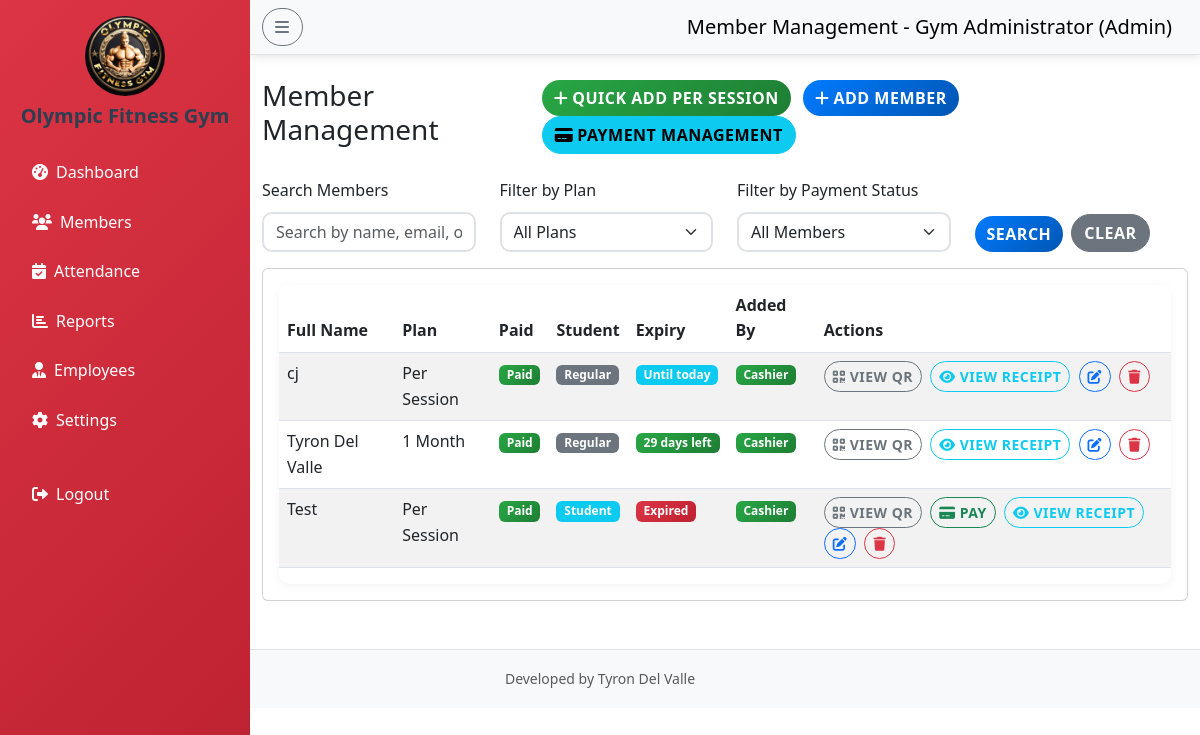
/admin/members.php (signed in), run on the app's committed database.
### tables this page shows
CREATE TABLE `gym_settings` (
  `id` int(11) NOT NULL,
  `gym_name` varchar(255) NOT NULL DEFAULT 'Gym Management System',
  `logo_path` varchar(255) NOT NULL DEFAULT 'gym logo.jpg',
  `background_path` varchar(255) NOT NULL DEFAULT 'gym background.jpg',
  `updated_at` timestamp NOT NULL DEFAULT current_timestamp() ON UPDATE current_timestamp(),
  `sidebar_theme` varchar(50) NOT NULL DEFAULT 'primary'
);

CREATE TABLE `members` (
  `id` int(11) NOT NULL,
  `member_code` varchar(50) DEFAULT NULL,
  `fullname` varchar(100) NOT NULL,
  `email` varchar(100) DEFAULT NULL,
  `phone` varchar(20) DEFAULT NULL,
  `address` text DEFAULT NULL,
  `plan` varchar(50) DEFAULT NULL,
  `start_date` date DEFAULT NULL,
  `end_date` date DEFAULT NULL,
  `status` enum('ACTIVE','EXPIRED','SUSPENDED') DEFAULT 'ACTIVE',
  `is_student` tinyint(1) DEFAULT 0,
  `student_id` varchar(50) DEFAULT NULL,
  `created_at` timestamp NOT NULL DEFAULT current_timestamp(),
  `created_by` int(11) DEFAULT NULL,
  `qr_code` varchar(255) DEFAULT NULL,
  `qr_token` varchar(64) DEFAULT NULL
);

### admin/members.php (the view, shortened to what the rows shown need)
    <?php
include "../config/db.php";
$settings = $conn->query("SELECT * FROM gym_settings WHERE id = 1")->fetch_assoc();
$query = "SELECT m.*,
          CASE WHEN EXISTS (SELECT 1 FROM payments p WHERE p.member_id = m.id) THEN 1 ELSE 0 END as has_payment,
          (SELECT id FROM payments p WHERE p.member_id = m.id ORDER BY p.payment_date DESC LIMIT 1) as latest_payment_id,
          u.role as created_by_role
          FROM members m
          LEFT JOIN users u ON m.created_by = u.id";
$query .= " ORDER BY m.created_at DESC";
$members = $conn->query($query);
?>
<!DOCTYPE html>
<html lang="en">
<head>
    <link href="https://cdn.jsdelivr.net/npm/bootstrap@5.3.0/dist/css/bootstrap.min.css" rel="stylesheet">
    <link href="https://cdnjs.cloudflare.com/ajax/libs/font-awesome/6.0.0/css/all.min.css" rel="stylesheet">
    <link href="../assets/style.css" rel="stylesheet">
</head>
<body>
    <div class="d-flex">
        <nav id="sidebar" class="bg-<?php echo htmlspecialchars($settings['sidebar_theme']); ?> <?php echo ($settings['sidebar_theme'] == 'light') ? 'text-dark' : 'text-white'; ?> vh-100" style="width: 250px;">
            <div class="p-3">
                <div class="text-center mb-4">
                    <img src="../<?php echo htmlspecialchars($settings['logo_path']); ?>" alt="Gym Logo" class="rounded-circle mb-2" style="width: 80px; height: 80px;">
                    <h5 class="fw-bold"><?php echo htmlspecialchars($settings['gym_name']); ?></h5>
                </div>
            </div>
        </nav>
        <div class="flex-grow-1">
            <div class="container-fluid mt-4">
                <div class="row">
                    <div class="col-12">
                        <div class="d-flex justify-content-between align-items-center mb-4">
                            <h1 class="h3">Member Management</h1>
                        </div>
                        <div class="card">
                            <div class="card-body">
                                <div class="table-responsive">
                                    <table class="table table-striped">
                                        <thead>
                                            <tr>
                                                <th>Full Name</th>
                                                <th>Plan</th>
                                                <th>Paid</th>
                                                <th>Student</th>
                                                <th>Expiry</th>
                                                <th>Added By</th>
                                                <th>Actions</th>
                                            </tr>
                                        </thead>
                                        <tbody>
                                            <?php while ($member = $members->fetch_assoc()): ?>
                                            <tr>
                                                <td><?php echo htmlspecialchars($member['fullname']); ?></td>
                                                <td><?php echo htmlspecialchars($member['plan']); ?></td>
                                                <td><?php echo $member['has_payment'] ? '<span class="badge bg-success">Paid</span>' : '<span class="badge bg-warning">Not Paid</span>'; ?></td>
                                                <td><?php echo $member['is_student'] ? '<span class="badge bg-info">Student</span>' : '<span class="badge bg-secondary">Regular</span>'; ?></td>
                                                <td>
                                                    <?php
                                                    $start_date = strtotime($member['start_date']);
                                                    $end_date = strtotime($member['end_date']);
                                                    $today = strtotime(date('Y-m-d'));
                                                    $current_hour = (int)date('H');
                                                    $closing_hour = 21;
                                                    $is_expired = ($today > $end_date) || ($member['plan'] != 'Per Session' && $today == $end_date && $current_hour >= $closing_hour);
                                                    $start_str = date('Y-m-d', $start_date);
                                                    $end_str = date('Y-m-d', $end_date);
                                                    $today_str = date('Y-m-d', $today);
                                                    if (strtolower($member['plan']) == 'per session') {
                                                        if ($today_str < $start_str) {
                                                            $days_to_start = ceil(($start_date - $today) / (60 * 60 * 24));
                                                            echo '<span class="badge bg-info">Starts in ' . $days_to_start . ' days</span>';
                                                        } elseif ($today_str > $end_str) {
                                                            echo '<span class="badge bg-danger">Expired</span>';
                                                        } else {
                                                            echo '<span class="badge bg-info">Until today</span>';
                                                        }
                                                    } else {
                                                        if ($today < $start_date) {
                                                            $days_to_start = ceil(($start_date - $today) / (60 * 60 * 24));
                                                            echo '<span class="badge bg-info">Starts in ' . $days_to_start . ' days</span>';
                                                        } elseif ($is_expired) {
                                                            echo '<span class="badge bg-danger">Expired</span>';
                                                        } elseif ($end_date == $today) {
                                                            echo 'Until today';
                                                        } else {
                                                            $days_diff = ($end_date - $today) / (60 * 60 * 24);
                                                            if ($days_diff <= 7) {
                                                                echo '<span class="badge bg-warning">' . ceil($days_diff) . ' days left</span>';
                                                            } else {
                                                                echo '<span class="badge bg-success">' . ceil($days_diff) . ' days left</span>';
                                                            }
                                                        }
                                                    }
                                                    ?>
                                                </td>
                                                <td>
                                                    <?php
                                                    $role = $member['created_by_role'] ?? 'Unknown';
                                                    if ($role == 'admin') {
                                                        echo '<span class="badge bg-danger">Admin</span>';
                                                    } elseif ($role == 'cashier') {
                                                        echo '<span class="badge bg-success">Cashier</span>';
                                                    } else {
                                                        echo '<span class="badge bg-secondary">Unknown</span>';
                                                    }
                                                    ?>
                                                </td>
                                                <td>
                                                    <button type="button" class="btn btn-sm btn-outline-secondary me-1" onclick="viewQR('<?php echo htmlspecialchars($member['fullname']); ?>', '<?php echo htmlspecialchars($member['qr_code']); ?>')">
                                                        <i class="fas fa-qrcode"></i> View QR
                                                    </button>
                                                    <?php if (!$member['has_payment'] || $is_expired): ?>
                                                    <a href="payments.php?member_id=<?php echo $member['id']; ?>" class="btn btn-sm btn-outline-success me-1">
                                                        <i class="fas fa-credit-card"></i> Pay
                                                    </a>
                                                    <?php endif; ?>
                                                    <?php if ($member['has_payment']): ?>
                                                    <a href="print_receipt.php?id=<?php echo $member['latest_payment_id']; ?>&from=members" class="btn btn-sm btn-outline-info me-1" target="_blank">
                                                        <i class="fas fa-eye"></i> View Receipt
                                                    </a>
                                                    <?php endif; ?>
                                                    <a href="?edit=<?php echo $member['id']; ?>" class="btn btn-sm btn-outline-primary me-1">
                                                        <i class="fas fa-edit"></i>
                                                    </a>
                                                    <a href="?delete=<?php echo $member['id']; ?>" class="btn btn-sm btn-outline-danger" onclick="return confirm('Are you sure?')">
                                                        <i class="fas fa-trash"></i>
                                                    </a>
                                                </td>
                                            </tr>
                                            <?php endwhile; ?>
                                        </tbody>
                                    </table>
                                </div>
                            </div>
                        </div>
                    </div>
                </div>
            </div>
        </div>
    </div>
</body>
</html>

### data on the page
gym_settings: logo_path (picture), gym_name "Olympic Fitness Gym"
members: fullname "cj", plan "Per Session", is_student "Regular", start_date "Until today"
members: fullname "Tyron Del Valle", plan "1 Month", is_student "Regular"
members: fullname "Test", plan "Per Session", is_student "Student", start_date "Expired"

### other printed values
$user['fullname'] "Gym Administrator"
